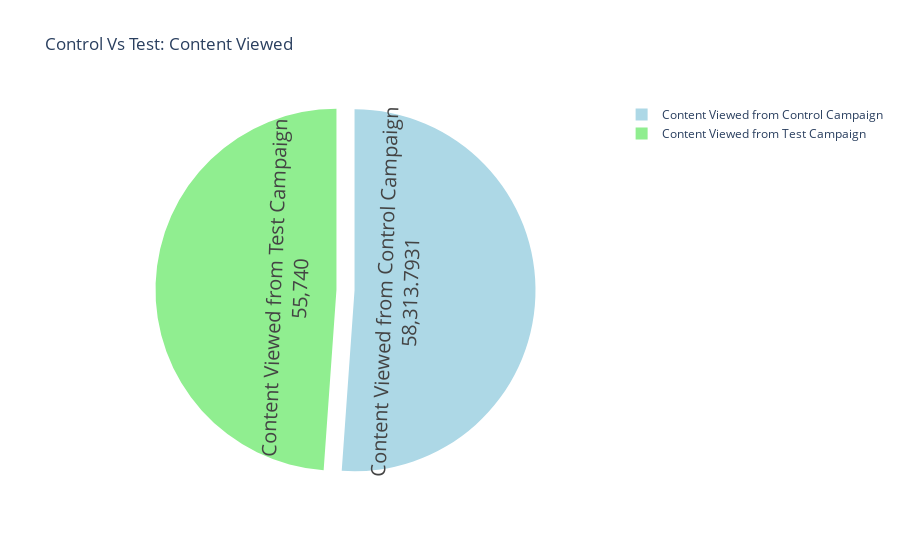

This figure's notebook cell:
### Code cell
label = ["Content Viewed from Control Campaign", 
         "Content Viewed from Test Campaign"]
counts = [sum(control_data["Content Viewed"]), 
          sum(test_data["Content Viewed"])]
colors = ['#ADD8E6', '#90EE90']  

fig = go.Figure(data=[go.Pie(labels=label, values=counts, marker=dict(colors=colors))])
fig.update_layout(title_text='Control Vs Test: Content Viewed', scene=dict(aspectratio=dict(x=1, y=1, z=1)))
fig.update_traces(hoverinfo='label+percent', textinfo='value+label', 
                  textfont_size=20, pull=[0.05, 0.05])
fig.show()

### Figure 1 — Plotly figure (JSON) as saved in the notebook; plotly's stock layout.template omitted (floating-point values rounded to 4 significant figures)
{"data": [{"hoverinfo": "label+percent", "labels": ["Content Viewed from Control Campaign", "Content Viewed from Test Campaign"], "marker": {"colors": ["#ADD8E6", "#90EE90"]}, "pull": [0.05, 0.05], "textfont": {"size": 20}, "textinfo": "value+label", "type": "pie", "values": [58310.0, 55740]}], "layout": {"scene": {"aspectratio": {"x": 1, "y": 1, "z": 1}}, "title": {"text": "Control Vs Test: Content Viewed"}}}
